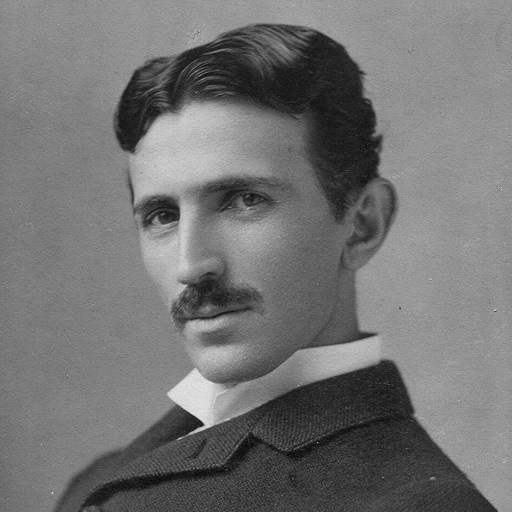
#> input picture FilteringInFrequency/IdealLowPass/tesla.jpg, 512 x 512 px
$ python LowPass.py
#> lines starting #> are read from the running program, lines starting #| are printed output that depends on the picture; after the words box and inside, x2 and y2 are one past the last pixel; in counts of white or black regions, pixels touching at a corner belong together
import numpy as np
import cv2
import math

image = cv2.imread("tesla.jpg", 0)
#> image is the input picture: shape (512, 512); min 6, max 235, mean 115.2
imageHeight = image.shape[0]
#> imageHeight = 512
imageWidth = image.shape[1]
#> imageWidth = 512

f = np.zeros((imageWidth, imageHeight))
h = np.zeros((imageWidth, imageHeight))

for i in range(imageWidth):
    for j in range(imageHeight):
        f[i, j] = ((-1) ** (i + j)) * image.item(i, j)
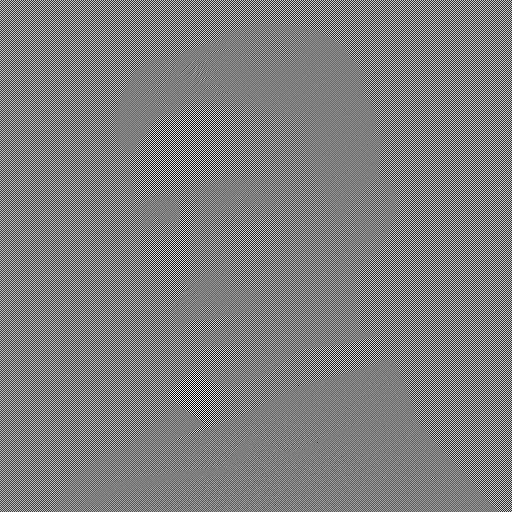
#> f: shape (512, 512) float64; min -231, max 235, mean 0; drawn with min black and max white

f = np.fft.fft2(f)

# H filtresi
d0 = 0.90 * imageWidth/2
#> d0 = 230.4

for i in range(imageWidth):
    for j in range(imageHeight):
        d = math.sqrt((i - imageWidth / 2) ** 2 + (j - imageHeight / 2) ** 2)
        if d <= d0:
            h[i, j] = 1
        else:
            h[i, j] = 0
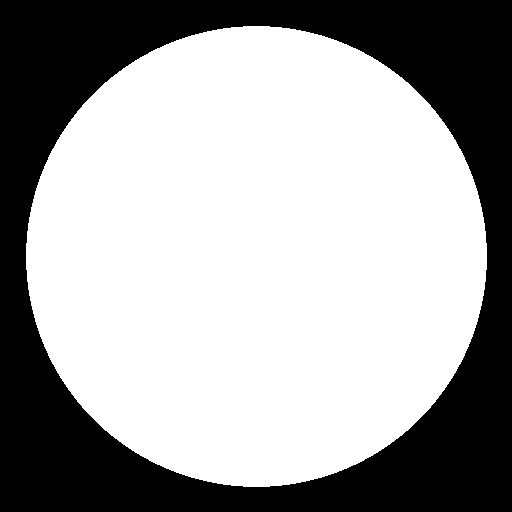
#> h: shape (512, 512) float64; values 0 (black) and 1 (white), 63.6% white; 1 black region, box (x1, y1, x2, y2) and area: (0, 0, 512, 512) 95375

f = np.fft.ifft2(f * h)

for i in range(imageWidth):
    for j in range(imageHeight):
        f[i, j] = ((-1) ** (i + j)) * f[i, j]

f = np.matrix.round(f.real)

cv2.imwrite("lp090.jpeg", f)
